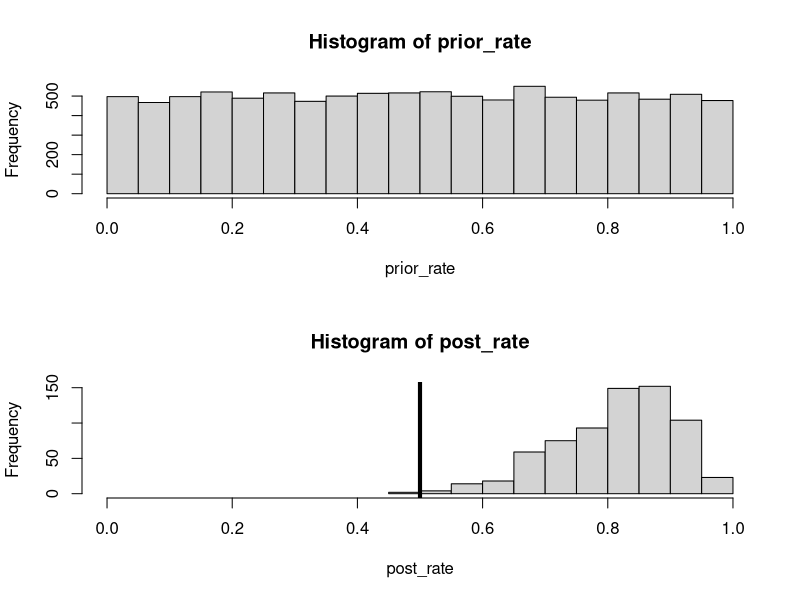

R code for this plot:
n_draw <- 10000
set.seed(1234)

# Defining and drawing from the prior distribution
prior_rate <- runif(n_draw, 0, 1)

# Defining the generative model
gen_model <- function(rate) {
  success <- rbinom(1, size = 14, prob = rate)
  return(success)
}

# Simulating the data
success <- rep(NA, n_draw)
for(i in 1:n_draw) {
  success[i] <- gen_model(prior_rate[i])
}
success

# Filtering out those parameter values that didn't result in the
# data that we actually observed
post_rate <- prior_rate[success == 12]

# Checking that there enough samples left
length(post_rate)
par(mfrow=c(2,1))
hist(prior_rate, xlim = c(0, 1))
hist(post_rate, xlim = c(0, 1))
abline(v=.5,lwd=4)
mean(post_rate)
quantile(post_rate, c(0.025, 0.975))
sum(post_rate > 0.5) / length(post_rate)
